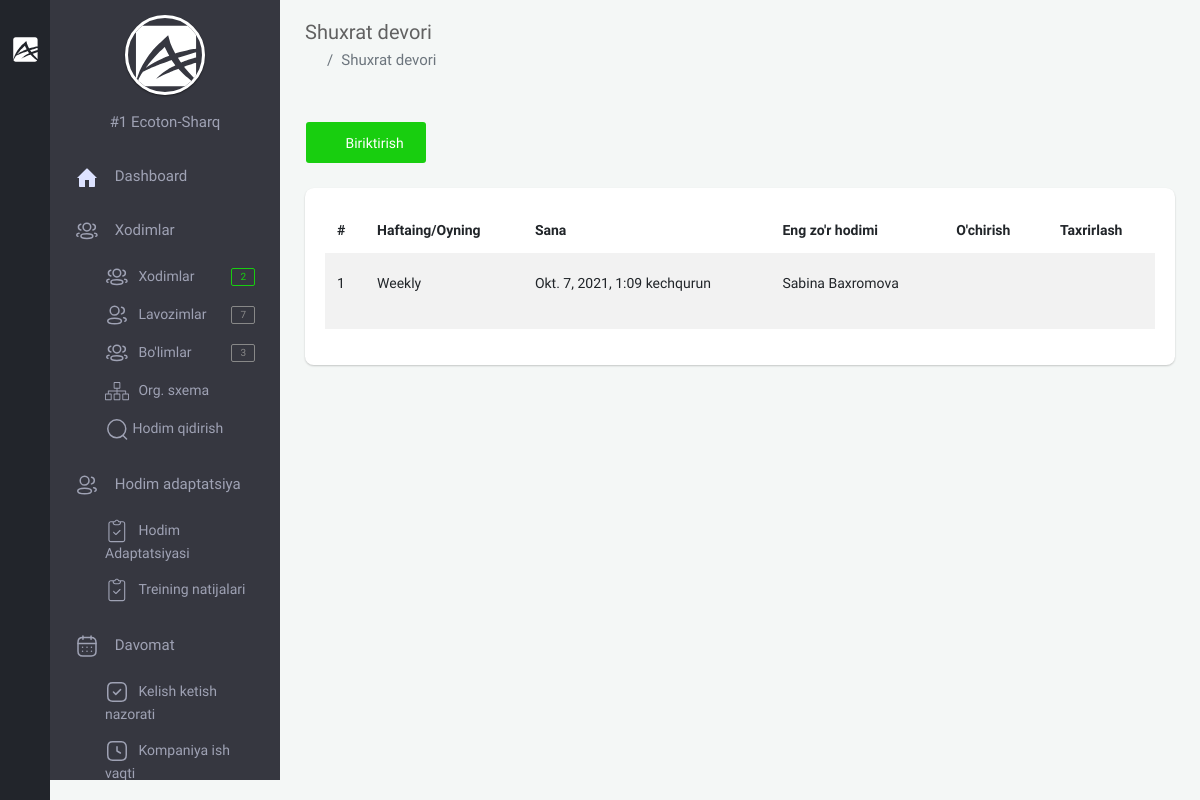
Page /backoffice/super-staff (signed in) on the earlier database version.
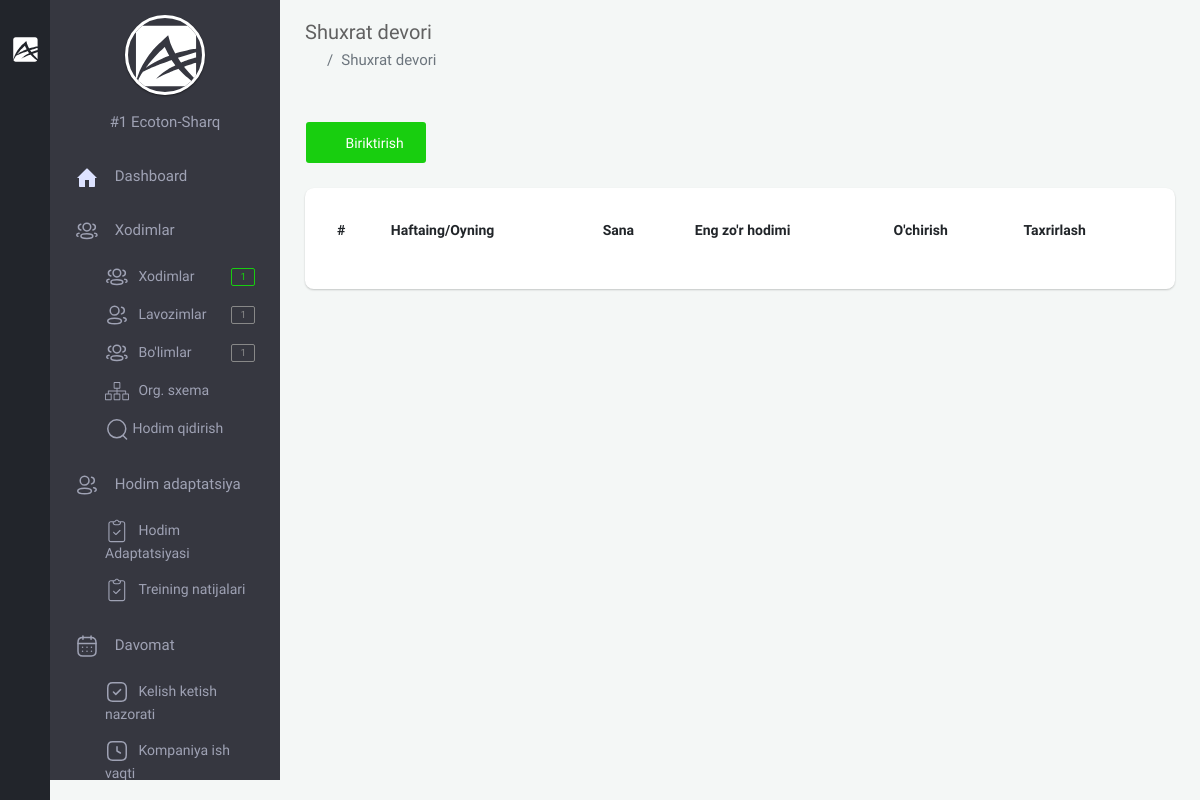
Same page on the later database version.
### app/models.py (models this page shows, shortened)
class SuperStaffs(models.Model):
    TYPE_OF_GRADE = (
        ('weekly', 'Haftalik'),
        ('monthly', 'Oylik')
    )
    company = models.ForeignKey(Company, on_delete=models.CASCADE)
    type = models.CharField(choices=TYPE_OF_GRADE, max_length=20)
    staff = models.ForeignKey(Staff, on_delete=models.CASCADE)
    text = models.TextField(null=True, blank=True)
    created_at = models.DateTimeField(auto_now_add=True)

class Staff(models.Model):
    GENDER = (
        ('male', 'Erkak'),
        ('female', 'Ayol')
    )
    company = models.ForeignKey(Company, on_delete=models.CASCADE, verbose_name="Kompaniya")
    first_name = models.CharField(null=True, blank=True, max_length=255, verbose_name="Ism")
    second_name = models.CharField(null=True, blank=True, max_length=255, verbose_name="Familiya")
    last_name = models.CharField(null=True, blank=True, max_length=255, verbose_name="Otasining ismi")
    username = models.CharField(null=True, blank=True, max_length=255, verbose_name="Username")
    birth_date = models.DateField(null=True, blank=True, verbose_name="Tug'ilgan sana")
    gender = models.CharField(choices=GENDER, max_length=10, verbose_name="Jinsi")
    password = models.CharField(null=True, blank=True, max_length=255, verbose_name="parol")
    training_url = models.UUIDField(max_length=200, unique=True, null=True, blank=True)
    tabel_number = models.PositiveIntegerField(null=True, blank=True, verbose_name="Tabel raqami")
    start_work_at = models.DateField(null=True, blank=True, verbose_name="Ish boshlagan sana")
    account_number = models.BigIntegerField(null=True, blank=True, verbose_name="Xisob raqami")
    email = models.EmailField(unique=True, verbose_name="Elektron manzil")
    mobile_phone = models.CharField(null=True, blank=True, max_length=15, verbose_name="Mobil telefon")
    home_phone = models.CharField(null=True, blank=True, max_length=15, verbose_name="Uy telefoni")
    work_phone = models.CharField(null=True, blank=True, max_length=15, verbose_name="Ish telefoni")
    address = models.CharField(null=True, blank=True, max_length=255, verbose_name="Uy manzili")
    image = models.ImageField(upload_to='company/staff/image/', null=True, blank=True, verbose_name="Xodimning rasmi")
    qr_code = models.ImageField(upload_to='company/staff/qr_code/', null=True, blank=True,
                                verbose_name="Xodimning qr code")
    department = models.ForeignKey(Department, on_delete=models.CASCADE, verbose_name="Bo'lim")
    position = models.ForeignKey(Position, on_delete=models.CASCADE, verbose_name="Lavozim")
    note = models.CharField(max_length=255, null=True, blank=True, verbose_name="Eslatma")
    work_graph = models.ForeignKey('CompanyScheduleFreeGraph', on_delete=models.CASCADE, null=True, blank=True, verbose_name="Ish jadvali")
    created_at = models.DateTimeField(auto_now_add=True)
    def __str__(self):
        return str(f'{self.first_name} {self.second_name} {self.last_name}')
    class Meta:
        ordering = ['-created_at']
        verbose_name_plural = "Xodimlar"

### backoffice/views.py (the view, shortened to what this page needs)
# urls.py: path('super-staff', views.SuperStaffCreateView.as_view(), name='super_staff'),
class SuperStaffCreateView(LoginRequiredMixin, generic.CreateView):
    template_name = 'backoffice/pages/super-staff/index.html'
    form_class = forms.SuperStaffsModelForm
    success_url = reverse_lazy('super_staff')
    model = models.SuperStaffs
    def get_form(self, form_class=None):
        f = super().get_form(form_class)
        f.fields['staff'].queryset = self.request.user.company.staff_set.all()
        return f
    def get_context_data(self, *, object_list=None, **kwargs):
        ctx = super(SuperStaffCreateView, self).get_context_data(**kwargs)
        company = self.request.user.company
        company_super_staff = models.SuperStaffs.objects.filter(company=company)
        ctx['items'] = company_super_staff
        return ctx

### app/models.py (called while the page is built)
    def __str__(self):
        return f'#{self.id}  {self.name}'

    @property
    def logo_url(self):
        if self.logo and hasattr(self.logo, 'url'):
            return self.logo.url

### backoffice/context_processors.py (called while the page is built)
def staff_amount(request):
    amount_staff = None
    if request.user.is_anonymous == False:
        company = request.user.company
        staff = models.Staff.objects.filter(company=company)
        amount_staff = staff.count()
    return {"amount_staff": amount_staff}

def position_amount(request):
    position_amounts = None
    if request.user.is_anonymous == False:
        company = request.user.company
        position = models.Position.objects.filter(company=company)
        position_amounts = position.count()
    return {
        'position_amounts': position_amounts
    }

def department_amount(request):
    department_amounts = None
    if request.user.is_anonymous == False:
        company = request.user.company
        department = models.Department.objects.filter(company=company)
        department_amounts = department.count()
    return {
        'department_amounts': department_amounts
    }

### templates/backoffice/pages/super-staff/index.html (shortened to what this page needs)
{% extends 'backoffice/base.html' %}
{% load app_tags %}
{% block content %}
    <section class="content">
        <div class="container-fluid">
            <div class="block-header">
                <div class="row clearfix">
                    <div class="col-lg-5 col-md-5 col-sm-12">
                        <h2>Shuxrat devori</h2>
                        <ul class="breadcrumb padding-0">
                            <li class="breadcrumb-item"><a href="{% url 'backoffice-main' %}"><i
                                    class="zmdi zmdi-home"></i></a></li>
                            <li class="breadcrumb-item active">Shuxrat devori</li>
                        </ul>
                    </div>
                </div>
            </div>
            <div class="row clearfix">
                <div class="col-lg-12 col-md-12 col-sm-12">
                    <div class="card">
                        <div class="header">
                            <button type="button" data-color="pink" data-toggle="modal" data-target="#colorModal"
                                    class="btn btn-success waves-effect"><i class="zmdi zmdi-plus"></i> Biriktirish
                            </button>
                        </div>
                        <div class="body table-responsive">
                            <table class="table table-hover table-striped table-borderless" id="super-staff">
                                <thead>
                                <tr>
                                    <th>#</th>
                                    <th>Haftaing/Oyning</th>
                                    <th>Sana</th>
                                    <th>Eng zo'r hodimi</th>
                                    <th>O'chirish</th>
                                    <th>Taxrirlash</th>
                                </tr>
                                </thead>
                                <tbody>
                                {% for item in items %}
                                    <tr>
                                        <td>
                                            <p>{{ forloop.counter }}</p>
                                        </td>
                                        <td>
                                            <p>{{ item.type|capfirst }}</p>
                                        </td>
                                        <td>
                                            <p>{{ item.created_at }}</p>
                                        </td>
                                        <td>
                                            <p>{{ item.staff.first_name }} {{ item.staff.second_name }}</p>
                                        </td>
                                        <td>
                                            <form action="{% url 'super_staff_delete' pk=item.pk %}" method="POST">
                                                <button type="submit" class="btn btn-neutral waves-effect"><i
                                                        class="zmdi zmdi-delete"></i></button>
                                            </form>
                                        </td>
                                        <td>
                                            <a href="javascript:void(0);" data-color="pink"
                                               data-toggle="modal" data-target="#staff_adaptation{{ item.id }}"
                                               class="btn btn-neutral waves-effect"><i class="zmdi zmdi-edit"></i></a>
                                        </td>
                                    </tr>
                                {% endfor %}
                                </tbody>
                            </table>
                        </div>
                    </div>
                </div>
            </div>
        </div>
    </section>
{% endblock %}

### templates/backoffice/parts/minileftbar.html (shortened to what the changed rows need)
{% load static %}
<aside class="right_menu">
    <div id="leftsidebar" class="sidebar">
        <div class="menu">
            <ul class="list">
                <li>
                    <ul class="ml-menu" style="display: block;">
                        <li>
                                <a href="{% url 'staff' %}" class="waves-effect waves-block">
                                    <span>Xodimlar</span>
                                    <span class="badge badge-success float-right">{{ amount_staff }}</span>
                                </a>
                        </li>
                        <li>
                                <a href="{% url 'position' %}" class="waves-effect waves-block">
                                    <span>Lavozimlar</span>
                                    <span class="badge badge-default float-right">{{ position_amounts }}</span>
                                </a>
                        </li>
                        <li>
                                <a href="{% url 'department' %}" class="waves-effect waves-block">
                                    <span>Bo'limlar</span>
                                    <span class="badge badge-default float-right">{{ department_amounts }}</span>
                                </a>
                        </li>
                    </ul>
                </li>
            </ul>
        </div>
    </div>
</aside>

Differences in the rows shown:
removed SuperStaffs: type "Weekly", created_at "Okt. 7, 2021, 1:09 kechqurun", staff.first_name "Sabina", staff.second_name "Baxromova"
Other differences:
{{ amount_staff }}: "2" → "1"
{{ position_amounts }}: "7" → "1"
{{ department_amounts }}: "3" → "1"
